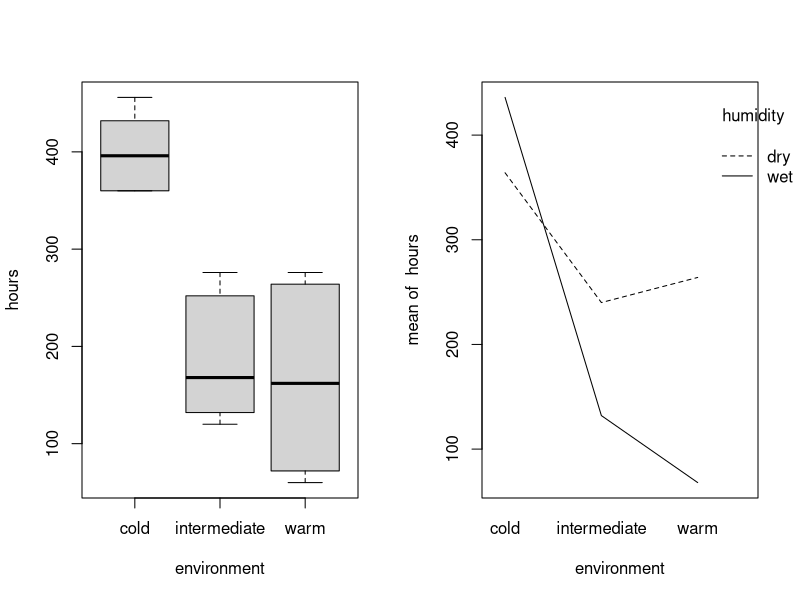
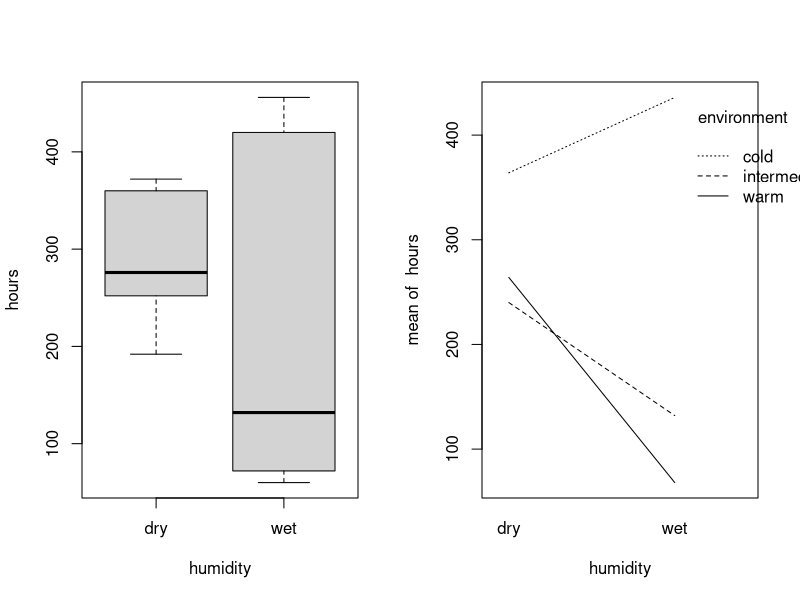
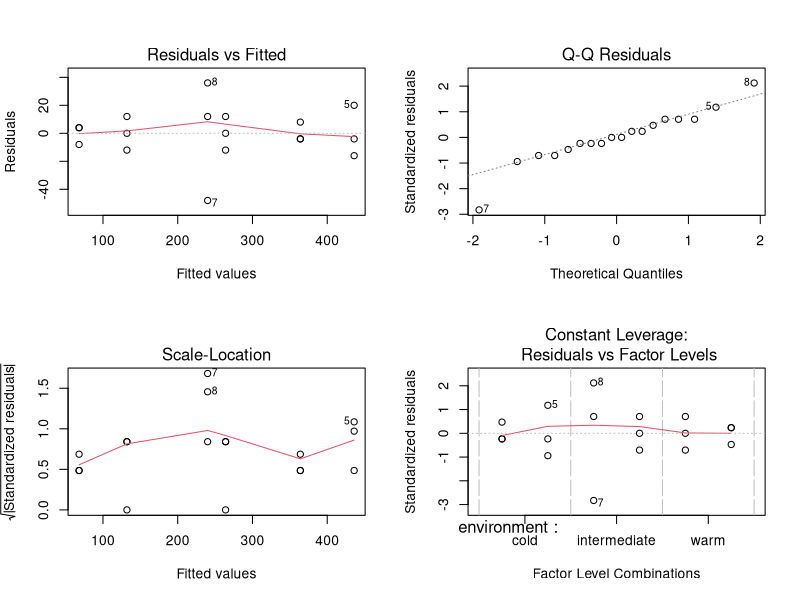

Write the R code that produced these figures, in order.
## ---- chunk 1
knitr::opts_chunk$set(fig.height = 2.5)
options(show.signif.stars=FALSE)
## ---- chunk 2
bread = read.table(file = 'data/bread.txt', header = TRUE)
## ---- chunk 3
# The randomization process for 18 slices
# Take hours column from the data
hrs = as.vector(as.matrix(bread$hours))
# Create environment column
env = rep(c('cold', 'intermediate', 'warm'), each = 6)
# Create humidity column
humi = rep(c('dry', 'wet'), each = 3)
# Converting to data frame
head(data.frame(cbind(hrs, env, humi)))
## ---- chunk 4
# Divide into two columns
par(mfrow=c(1, 2))
attach(bread)
# Boxplot vs interaction plot in hours~environment
boxplot(hours~environment, data = bread)
interaction.plot(environment, humidity, hours, fixed = TRUE)
# Boxplot vs interaction plot in hours~humidity
boxplot(hours~humidity, data = bread)
interaction.plot(humidity, environment, hours, fixed = TRUE)
## ---- chunk 5
# Creating linear model and ANOVA test
breadaov = lm(hours~environment*humidity, data = bread); anova(breadaov)
p_interaction = anova(breadaov)$Pr[3]
## ---- chunk 6
summary(breadaov)[4]
## ---- chunk 7
par(mfrow=c(2, 2))
# Plot the linear fitted model graphs
plot(breadaov)
